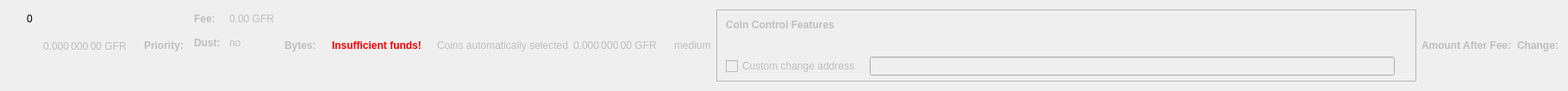
    <widget class="QWidget" name="dummyHideWidget" native="true">
     <property name="maximumSize">
      <size>
       <width>100</width>
       <height>22</height>
      </size>
     </property>
     <layout class="QHBoxLayout" name="dummyHideLayout">
      <item>
       <layout class="QFormLayout" name="formLayoutCoinControl1">
        <property name="horizontalSpacing">
         <number>10</number>
        </property>
        <property name="verticalSpacing">
         <number>14</number>
        </property>
        <property name="leftMargin">
         <number>10</number>
        </property>
        <property name="topMargin">
         <number>4</number>
        </property>
        <property name="rightMargin">
         <number>6</number>
        </property>
        <item row="0" column="1">
         <widget class="QLabel" name="labelCoinControlBytes">
          <property name="cursor">
           <cursorShape>IBeamCursor</cursorShape>
          </property>
          <property name="contextMenuPolicy">
           <enum>Qt::ActionsContextMenu</enum>
          </property>
          <property name="text">
           <string notr="true">0</string>
          </property>
          <property name="textInteractionFlags">
           <set>Qt::LinksAccessibleByMouse|Qt::TextSelectableByKeyboard|Qt::TextSelectableByMouse</set>
          </property>
         </widget>
        </item>
       </layout>
      </item>
      <item>
       <widget class="QLabel" name="labelCoinControlAfterFee">
        <property name="enabled">
         <bool>false</bool>
        </property>
        <property name="sizePolicy">
         <sizepolicy hsizetype="Fixed" vsizetype="Fixed">
          <horstretch>0</horstretch>
          <verstretch>0</verstretch>
         </sizepolicy>
        </property>
        <property name="minimumSize">
         <size>
          <width>111</width>
          <height>12</height>
         </size>
        </property>
        <property name="maximumSize">
         <size>
          <width>111</width>
          <height>12</height>
         </size>
        </property>
        <property name="cursor">
         <cursorShape>IBeamCursor</cursorShape>
        </property>
        <property name="contextMenuPolicy">
         <enum>Qt::ActionsContextMenu</enum>
        </property>
        <property name="text">
         <string notr="true">0.000 000 00 GFR</string>
        </property>
        <property name="textInteractionFlags">
         <set>Qt::LinksAccessibleByMouse|Qt::TextSelectableByKeyboard|Qt::TextSelectableByMouse</set>
        </property>
       </widget>
      </item>
      <item>
       <widget class="QLabel" name="labelCoinControlPriorityText">
        <property name="enabled">
         <bool>false</bool>
        </property>
        <property name="font">
         <font>
          <weight>75</weight>
          <bold>true</bold>
         </font>
        </property>
        <property name="text">
         <string>Priority:</string>
        </property>
       </widget>
      </item>
      <item>
       <layout class="QHBoxLayout" name="horizontalLayout"/>
      </item>
      <item>
       <layout class="QFormLayout" name="formLayoutCoinControl3">
        <property name="horizontalSpacing">
         <number>10</number>
        </property>
        <property name="verticalSpacing">
         <number>14</number>
        </property>
        <property name="leftMargin">
         <number>6</number>
        </property>
        <property name="topMargin">
         <number>4</number>
        </property>
        <property name="rightMargin">
         <number>6</number>
        </property>
        <item row="0" column="0">
         <widget class="QLabel" name="labelCoinControlFeeText">
          <property name="enabled">
           <bool>false</bool>
          </property>
          <property name="font">
           <font>
            <weight>75</weight>
            <bold>true</bold>
           </font>
          </property>
          <property name="text">
           <string>Fee:</string>
          </property>
          <property name="margin">
           <number>0</number>
          </property>
         </widget>
        </item>
        <item row="0" column="1">
         <widget class="QLabel" name="labelCoinControlFee">
          <property name="enabled">
           <bool>false</bool>
          </property>
          <property name="cursor">
           <cursorShape>IBeamCursor</cursorShape>
          </property>
          <property name="contextMenuPolicy">
           <enum>Qt::ActionsContextMenu</enum>
          </property>
          <property name="text">
           <string notr="true">0.00 GFR</string>
          </property>
          <property name="textInteractionFlags">
           <set>Qt::LinksAccessibleByMouse|Qt::TextSelectableByKeyboard|Qt::TextSelectableByMouse</set>
          </property>
         </widget>
        </item>
        <item row="1" column="0">
         <widget class="QLabel" name="labelCoinControlLowOutputText">
          <property name="enabled">
           <bool>false</bool>
          </property>
          <property name="font">
           <font>
            <weight>75</weight>
            <bold>true</bold>
           </font>
          </property>
          <property name="text">
           <string>Dust:</string>
          </property>
         </widget>
        </item>
        <item row="1" column="1">
         <widget class="QLabel" name="labelCoinControlLowOutput">
          <property name="enabled">
           <bool>false</bool>
          </property>
          <property name="cursor">
           <cursorShape>IBeamCursor</cursorShape>
          </property>
          <property name="contextMenuPolicy">
           <enum>Qt::ActionsContextMenu</enum>
          </property>
          <property name="text">
           <string>no</string>
          </property>
          <property name="textInteractionFlags">
           <set>Qt::LinksAccessibleByMouse|Qt::TextSelectableByKeyboard|Qt::TextSelectableByMouse</set>
          </property>
         </widget>
        </item>
       </layout>
      </item>
      <item>
       <widget class="QLabel" name="labelCoinControlBytesText">
        <property name="enabled">
         <bool>false</bool>
        </property>
        <property name="font">
         <font>
          <weight>75</weight>
          <bold>true</bold>
         </font>
        </property>
        <property name="text">
         <string>Bytes:</string>
        </property>
       </widget>
      </item>
      <item>
       <layout class="QFormLayout" name="formLayoutCoinControl2">
        <property name="horizontalSpacing">
         <number>10</number>
        </property>
        <property name="verticalSpacing">
         <number>14</number>
        </property>
        <property name="leftMargin">
         <number>6</number>
        </property>
        <property name="topMargin">
         <number>4</number>
        </property>
        <property name="rightMargin">
         <number>6</number>
        </property>
       </layout>
      </item>
      <item>
       <layout class="QHBoxLayout" name="horizontalLayoutCoinControl2">
        <property name="spacing">
         <number>8</number>
        </property>
        <property name="bottomMargin">
         <number>10</number>
        </property>
       </layout>
      </item>
      <item>
       <widget class="QLabel" name="labelCoinControlInsuffFunds">
        <property name="enabled">
         <bool>false</bool>
        </property>
        <property name="minimumSize">
         <size>
          <width>0</width>
          <height>0</height>
         </size>
        </property>
        <property name="font">
         <font>
          <weight>75</weight>
          <bold>true</bold>
         </font>
        </property>
        <property name="styleSheet">
         <string notr="true">color:red;font-weight:bold;</string>
        </property>
        <property name="text">
         <string>Insufficient funds!</string>
        </property>
        <property name="margin">
         <number>5</number>
        </property>
       </widget>
      </item>
      <item>
       <layout class="QFormLayout" name="formLayoutCoinControl4">
        <property name="horizontalSpacing">
         <number>10</number>
        </property>
        <property name="verticalSpacing">
         <number>14</number>
        </property>
        <property name="leftMargin">
         <number>6</number>
        </property>
        <property name="topMargin">
         <number>4</number>
        </property>
        <property name="rightMargin">
         <number>6</number>
        </property>
       </layout>
      </item>
      <item>
       <widget class="QLabel" name="labelCoinControlAutomaticallySelected">
        <property name="enabled">
         <bool>false</bool>
        </property>
        <property name="sizePolicy">
         <sizepolicy hsizetype="Fixed" vsizetype="Fixed">
          <horstretch>0</horstretch>
          <verstretch>0</verstretch>
         </sizepolicy>
        </property>
        <property name="minimumSize">
         <size>
          <width>0</width>
          <height>0</height>
         </size>
        </property>
        <property name="maximumSize">
         <size>
          <width>240</width>
          <height>16777215</height>
         </size>
        </property>
        <property name="text">
         <string>Coins automatically selected</string>
        </property>
        <property name="margin">
         <number>5</number>
        </property>
       </widget>
      </item>
      <item>
       <widget class="QLabel" name="labelCoinControlChange">
        <property name="enabled">
         <bool>false</bool>
        </property>
        <property name="sizePolicy">
         <sizepolicy hsizetype="Fixed" vsizetype="Fixed">
          <horstretch>0</horstretch>
          <verstretch>0</verstretch>
         </sizepolicy>
        </property>
        <property name="minimumSize">
         <size>
          <width>111</width>
          <height>0</height>
         </size>
        </property>
        <property name="maximumSize">
         <size>
          <width>111</width>
          <height>16777215</height>
         </size>
        </property>
        <property name="cursor">
         <cursorShape>IBeamCursor</cursorShape>
        </property>
        <property name="contextMenuPolicy">
         <enum>Qt::ActionsContextMenu</enum>
        </property>
        <property name="text">
         <string notr="true">0.000 000 00 GFR</string>
        </property>
        <property name="textInteractionFlags">
         <set>Qt::LinksAccessibleByMouse|Qt::TextSelectableByKeyboard|Qt::TextSelectableByMouse</set>
        </property>
       </widget>
      </item>
      <item>
       <widget class="QLabel" name="labelCoinControlPriority">
        <property name="enabled">
         <bool>false</bool>
        </property>
        <property name="cursor">
         <cursorShape>IBeamCursor</cursorShape>
        </property>
        <property name="contextMenuPolicy">
         <enum>Qt::ActionsContextMenu</enum>
        </property>
        <property name="text">
         <string>medium</string>
        </property>
        <property name="textInteractionFlags">
         <set>Qt::LinksAccessibleByMouse|Qt::TextSelectableByKeyboard|Qt::TextSelectableByMouse</set>
        </property>
       </widget>
      </item>
      <item>
       <widget class="QFrame" name="frameCoinControl">
        <property name="sizePolicy">
         <sizepolicy hsizetype="Expanding" vsizetype="Expanding">
          <horstretch>0</horstretch>
          <verstretch>0</verstretch>
         </sizepolicy>
        </property>
        <property name="maximumSize">
         <size>
          <width>16777215</width>
          <height>16777215</height>
         </size>
        </property>
        <property name="frameShape">
         <enum>QFrame::StyledPanel</enum>
        </property>
        <property name="frameShadow">
         <enum>QFrame::Sunken</enum>
        </property>
        <layout class="QVBoxLayout" name="verticalLayoutCoinControl2_2">
         <property name="spacing">
          <number>0</number>
         </property>
         <property name="leftMargin">
          <number>0</number>
         </property>
         <property name="topMargin">
          <number>0</number>
         </property>
         <property name="rightMargin">
          <number>0</number>
         </property>
         <property name="bottomMargin">
          <number>6</number>
         </property>
         <item>
          <layout class="QVBoxLayout" name="verticalLayoutCoinControl" stretch="0,0,0,1">
           <property name="spacing">
            <number>0</number>
           </property>
           <property name="leftMargin">
            <number>10</number>
           </property>
           <property name="topMargin">
            <number>10</number>
           </property>
           <item>
            <layout class="QHBoxLayout" name="horizontalLayoutCoinControl1">
             <property name="bottomMargin">
              <number>15</number>
             </property>
             <item>
              <widget class="QLabel" name="labelCoinControlFeatures">
               <property name="enabled">
                <bool>false</bool>
               </property>
               <property name="sizePolicy">
                <sizepolicy hsizetype="Preferred" vsizetype="Maximum">
                 <horstretch>0</horstretch>
                 <verstretch>0</verstretch>
                </sizepolicy>
               </property>
               <property name="font">
                <font>
                 <weight>75</weight>
                 <bold>true</bold>
                </font>
               </property>
               <property name="styleSheet">
                <string notr="true">font-weight:bold;</string>
               </property>
               <property name="text">
                <string>Coin Control Features</string>
               </property>
              </widget>
             </item>
            </layout>
           </item>
           <item>
            <widget class="QWidget" name="widgetCoinControl" native="true">
             <property name="sizePolicy">
              <sizepolicy hsizetype="Preferred" vsizetype="Preferred">
               <horstretch>0</horstretch>
               <verstretch>0</verstretch>
              </sizepolicy>
             </property>
             <property name="minimumSize">
              <size>
               <width>0</width>
               <height>0</height>
              </size>
             </property>
             <property name="styleSheet">
              <string notr="true"/>
             </property>
             <layout class="QHBoxLayout" name="horizontalLayoutCoinControl5_2">
              <property name="leftMargin">
               <number>0</number>
              </property>
              <property name="topMargin">
               <number>0</number>
              </property>
              <property name="rightMargin">
               <number>0</number>
              </property>
              <property name="bottomMargin">
               <number>0</number>
              </property>
              <item>
               <layout class="QHBoxLayout" name="horizontalLayoutCoinControl3">
                <property name="spacing">
                 <number>20</number>
                </property>
                <property name="topMargin">
                 <number>0</number>
                </property>
                <property name="bottomMargin">
                 <number>10</number>
                </property>
               </layout>
              </item>
             </layout>
            </widget>
           </item>
           <item>
            <layout class="QHBoxLayout" name="horizontalLayoutCoinControl4" stretch="0,0,0">
             <property name="spacing">
              <number>12</number>
             </property>
             <property name="sizeConstraint">
              <enum>QLayout::SetDefaultConstraint</enum>
             </property>
             <property name="topMargin">
              <number>5</number>
             </property>
             <property name="rightMargin">
              <number>5</number>
             </property>
             <item>
              <widget class="QCheckBox" name="checkBoxCoinControlChange">
               <property name="enabled">
                <bool>false</bool>
               </property>
               <property name="toolTip">
                <string>If this is activated, but the change address is empty or invalid, change will be sent to a newly generated address.</string>
               </property>
               <property name="text">
                <string>Custom change address</string>
               </property>
              </widget>
             </item>
             <item>
              <widget class="QValidatedLineEdit" name="lineEditCoinControlChange">
               <property name="enabled">
                <bool>false</bool>
               </property>
               <property name="sizePolicy">
                <sizepolicy hsizetype="Expanding" vsizetype="Fixed">
                 <horstretch>0</horstretch>
                 <verstretch>0</verstretch>
                </sizepolicy>
               </property>
              </widget>
             </item>
             <item>
              <widget class="QLabel" name="labelCoinControlChangeLabel_2">
               <property name="sizePolicy">
                <sizepolicy hsizetype="Preferred" vsizetype="Expanding">
                 <horstretch>0</horstretch>
                 <verstretch>0</verstretch>
                </sizepolicy>
               </property>
               <property name="minimumSize">
                <size>
                 <width>0</width>
                 <height>0</height>
                </size>
               </property>
               <property name="text">
                <string/>
               </property>
               <property name="margin">
                <number>3</number>
               </property>
              </widget>
             </item>
            </layout>
           </item>
           <item>
            <spacer name="verticalSpacerCoinControl">
             <property name="orientation">
              <enum>Qt::Vertical</enum>
             </property>
             <property name="sizeHint" stdset="0">
              <size>
               <width>800</width>
               <height>1</height>
              </size>
             </property>
            </spacer>
           </item>
          </layout>
         </item>
        </layout>
       </widget>
      </item>
      <item>
       <widget class="QLabel" name="labelCoinControlAfterFeeText">
        <property name="enabled">
         <bool>false</bool>
        </property>
        <property name="minimumSize">
         <size>
          <width>0</width>
          <height>0</height>
         </size>
        </property>
        <property name="maximumSize">
         <size>
          <width>16777215</width>
          <height>16777215</height>
         </size>
        </property>
        <property name="font">
         <font>
          <weight>75</weight>
          <bold>true</bold>
         </font>
        </property>
        <property name="text">
         <string>Amount After Fee:</string>
        </property>
        <property name="alignment">
         <set>Qt::AlignLeading|Qt::AlignLeft|Qt::AlignVCenter</set>
        </property>
        <property name="margin">
         <number>0</number>
        </property>
       </widget>
      </item>
      <item>
       <widget class="QLabel" name="labelCoinControlChangeText">
        <property name="enabled">
         <bool>false</bool>
        </property>
        <property name="sizePolicy">
         <sizepolicy hsizetype="Preferred" vsizetype="Preferred">
          <horstretch>0</horstretch>
          <verstretch>0</verstretch>
         </sizepolicy>
        </property>
        <property name="minimumSize">
         <size>
          <width>0</width>
          <height>0</height>
         </size>
        </property>
        <property name="maximumSize">
         <size>
          <width>16777215</width>
          <height>16777215</height>
         </size>
        </property>
        <property name="font">
         <font>
          <weight>75</weight>
          <bold>true</bold>
         </font>
        </property>
        <property name="text">
         <string>Change:</string>
        </property>
        <property name="alignment">
         <set>Qt::AlignLeading|Qt::AlignLeft|Qt::AlignVCenter</set>
        </property>
       </widget>
      </item>
     </layout>
    </widget>
